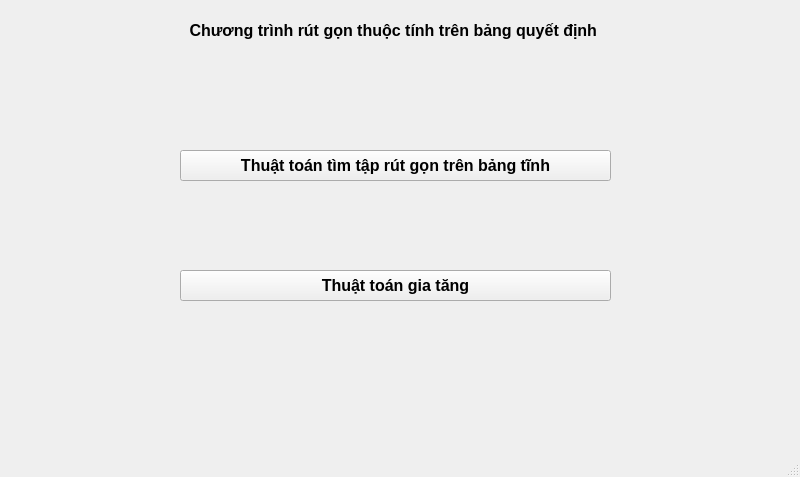
<?xml version="1.0" encoding="UTF-8"?>
<ui version="4.0">
 <class>MainWindow</class>
 <widget class="QMainWindow" name="MainWindow">
  <property name="enabled">
   <bool>true</bool>
  </property>
  <property name="geometry">
   <rect>
    <x>0</x>
    <y>0</y>
    <width>800</width>
    <height>477</height>
   </rect>
  </property>
  <property name="windowTitle">
   <string>MainWindow</string>
  </property>
  <widget class="QWidget" name="centralwidget">
   <widget class="QLabel" name="label">
    <property name="geometry">
     <rect>
      <x>20</x>
      <y>20</y>
      <width>751</width>
      <height>20</height>
     </rect>
    </property>
    <property name="sizePolicy">
     <sizepolicy hsizetype="Fixed" vsizetype="Fixed">
      <horstretch>0</horstretch>
      <verstretch>0</verstretch>
     </sizepolicy>
    </property>
    <property name="font">
     <font>
      <family>Tahoma</family>
      <pointsize>12</pointsize>
      <weight>75</weight>
      <bold>true</bold>
     </font>
    </property>
    <property name="focusPolicy">
     <enum>Qt::NoFocus</enum>
    </property>
    <property name="toolTipDuration">
     <number>0</number>
    </property>
    <property name="layoutDirection">
     <enum>Qt::LeftToRight</enum>
    </property>
    <property name="autoFillBackground">
     <bool>false</bool>
    </property>
    <property name="text">
     <string>Chương trình rút gọn thuộc tính trên bảng quyết định </string>
    </property>
    <property name="alignment">
     <set>Qt::AlignCenter</set>
    </property>
    <property name="wordWrap">
     <bool>true</bool>
    </property>
   </widget>
   <widget class="QPushButton" name="btnReducedData">
    <property name="geometry">
     <rect>
      <x>180</x>
      <y>150</y>
      <width>431</width>
      <height>31</height>
     </rect>
    </property>
    <property name="font">
     <font>
      <family>Tahoma</family>
      <pointsize>12</pointsize>
      <weight>75</weight>
      <bold>true</bold>
     </font>
    </property>
    <property name="text">
     <string>Thuật toán tìm tập rút gọn trên bảng tĩnh</string>
    </property>
   </widget>
   <widget class="QPushButton" name="btnReinforcement">
    <property name="geometry">
     <rect>
      <x>180</x>
      <y>270</y>
      <width>431</width>
      <height>31</height>
     </rect>
    </property>
    <property name="font">
     <font>
      <family>Tahoma</family>
      <pointsize>12</pointsize>
      <weight>75</weight>
      <bold>true</bold>
     </font>
    </property>
    <property name="text">
     <string>Thuật toán gia tăng</string>
    </property>
   </widget>
  </widget>
  <widget class="QMenuBar" name="menubar">
   <property name="geometry">
    <rect>
     <x>0</x>
     <y>0</y>
     <width>800</width>
     <height>21</height>
    </rect>
   </property>
  </widget>
  <widget class="QStatusBar" name="statusbar"/>
 </widget>
 <resources/>
 <connections/>
</ui>
